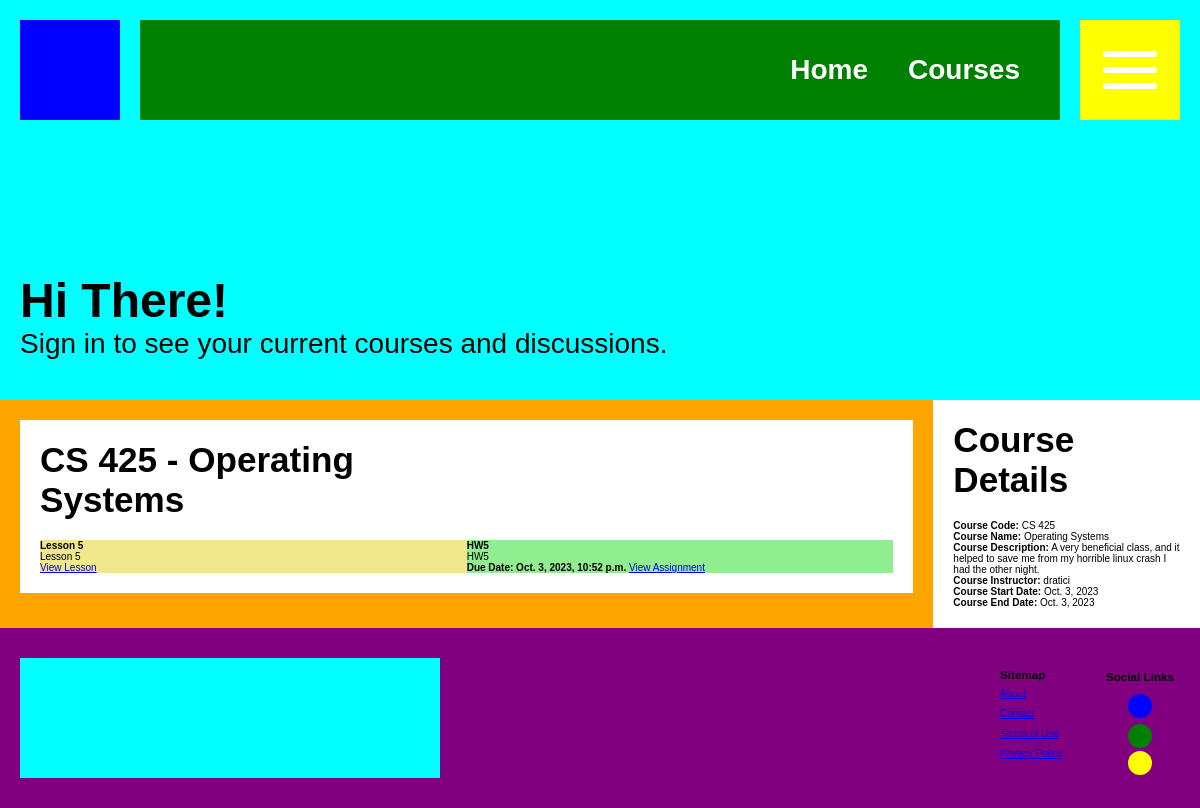
Screenshot of /courses/5 with the database file from the repository.
### dashboard/models.py (models this page shows)
class Course(models.Model):
    code = models.CharField(max_length=10)
    name = models.CharField(max_length=100)
    description = models.TextField()
    instructor = models.ForeignKey(Profile, on_delete=models.CASCADE)
    students = models.ManyToManyField(Profile, related_name='courses', blank=True)
    start_date = models.DateField()
    end_date = models.DateField()
    created_date = models.DateTimeField(auto_now_add=True)
    updated_date = models.DateTimeField(auto_now=True)
    assignments = models.ManyToManyField('Assignment', related_name='courses', blank=True)

class Lesson(models.Model):
    name = models.CharField(max_length=100)
    description = models.TextField()
    lessonBody = RichTextField(default='')
    lessonFiles = models.FileField(upload_to='uploads/', null=True, blank=True)
    course = models.ForeignKey(Course, on_delete=models.CASCADE)
    created_date = models.DateTimeField(auto_now_add=True)
    updated_date = models.DateTimeField(auto_now=True)

class Assignment(models.Model):
    name = models.CharField(max_length=100)
    description = models.TextField()
    due_date = models.DateTimeField()
    course = models.ForeignKey(Course, on_delete=models.CASCADE)
    created_date = models.DateTimeField(auto_now_add=True)
    updated_date = models.DateTimeField(auto_now=True)

class Profile(AbstractUser):
    pass

### dashboard/views.py (the view)
# urls.py: path("courses/<int:course_id>", views.view_course, name="view_course"),
def view_course(request, course_id):
    course = Course.objects.get(id=course_id)
    assignments = Assignment.objects.filter(course=course_id)
    lessons = Lesson.objects.filter(course=course_id)
    context = {
        "course": course,
        'assignments': assignments,
        'lessons': lessons
    }
    return render(request, "course.html", context)

### templates/course.html
{% extends 'base.html' %}
{% block content %}
<main>
    <section class="asm-two-column">
        <section class="main-column">
            <section class="course-content">
                <section class="container">
                    <section class="container-header">
                        <h3>{{course.code}} - {{course.name}}</h3>
                    </section>
                    <section class="container-body">
                        {% if lessons %}
                        <section class="lessons">
                            {% for lesson in lessons %}
                            <section class="lesson">
                                <h4>{{lesson.name}}</h4>
                                <p>{{lesson.description}}</p>
                                <a href="{% url 'view_lesson' lesson.id course.id %}">View Lesson</a>
                            </section>
                            {% endfor %}
                        </section>
                        {% endif %}
                        {% if assignments %}
                        <section class="assignments">
                            {% for assignment in assignments %}
                            <section class="assignment">
                                <h4>{{assignment.name}}</h4>
                                <p>{{assignment.description}}</p>
                                <strong>Due Date: {{assignment.due_date}}</strong>
                                <a href="{% url 'view_assignment' assignment.id course.id %}">View Assignment</a>
                            </section>
                            {% endfor %}
                        </section>
                        {% endif %}
                    </section>
                </section>
            </section>
        </section>
        <aside>
            <section class="course-details">
                <section class="container">
                    <section class="container-header">
                        <h3>Course Details</h3>
                    </section>
                    <section class="container-body">
                        <p><strong>Course Code:</strong> {{course.code}}</p>
                        <p><strong>Course Name:</strong> {{course.name}}</p>
                        <p><strong>Course Description:</strong> {{course.description}}</p>
                        <p><strong>Course Instructor:</strong> {{course.instructor}}</p>
                        <p><strong>Course Start Date:</strong> {{course.start_date}}</p>
                        <p><strong>Course End Date:</strong> {{course.end_date}}</p>
                    </section>
                </section>
            </section>
        </aside>
    </section>
</main>
{% endblock content %}

### static/styles/general.css (style rules this page uses)
html, body { font-size: 10px; font-family:Arial, Helvetica, sans-serif }
body { display: grid; grid-template-rows: 40rem 1fr 18rem; min-height: 100svh; }
* { margin: 0; padding: 0; box-sizing: border-box; }
.asm-two-column { display: grid; grid-template-columns: 7fr 2fr; background: red; }
.asm-two-column .main-column { background: orange; padding: 2rem; }
.container { background: white; padding: 2rem; }
.container .container-header { font-size: 3rem; font-weight: bolder; margin-bottom: 2rem; display: grid; grid-template-columns: 1fr 1fr; }

### static/styles/pages/course.css (style rules this page uses)
.lessons { background: khaki; }
.assignments { background: lightgreen; }
.course-content .container-body { display: grid; grid-template-columns: 1fr 1fr; }
.course-details { background: lightblue; }

### rows the page displays
Course: code "CS 425", name "Operating Systems", description "A very beneficial class, and it helped to save me from my horrible linux crash I had the other night.", instructor "dratici", start_date "Oct. 3, 2023", end_date "Oct. 3, 2023"
Lesson: name "Lesson 5", description "Lesson 5"
Assignment: name "HW5", description "HW5", due_date "Oct. 3, 2023, 10:52 p.m."
